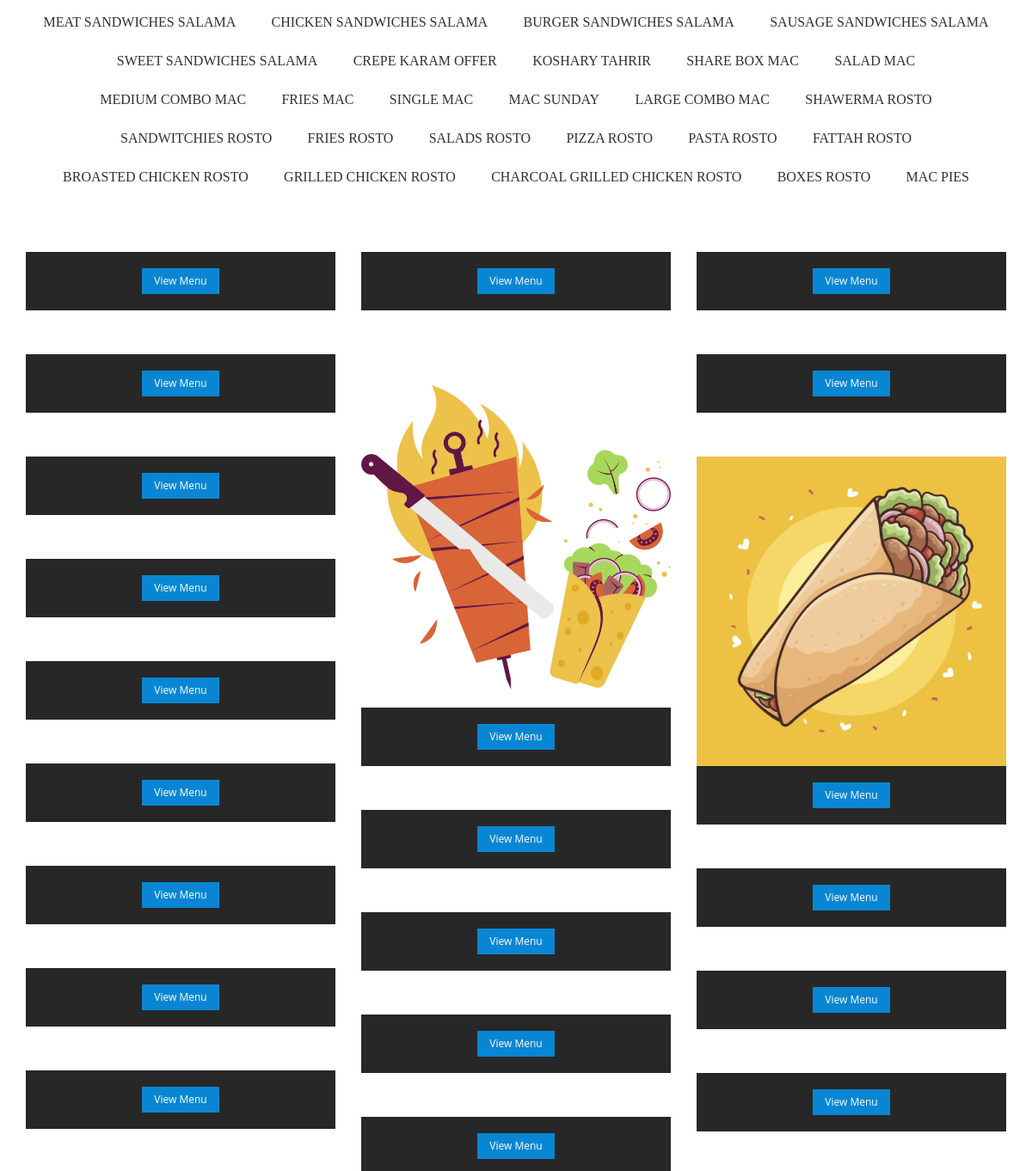
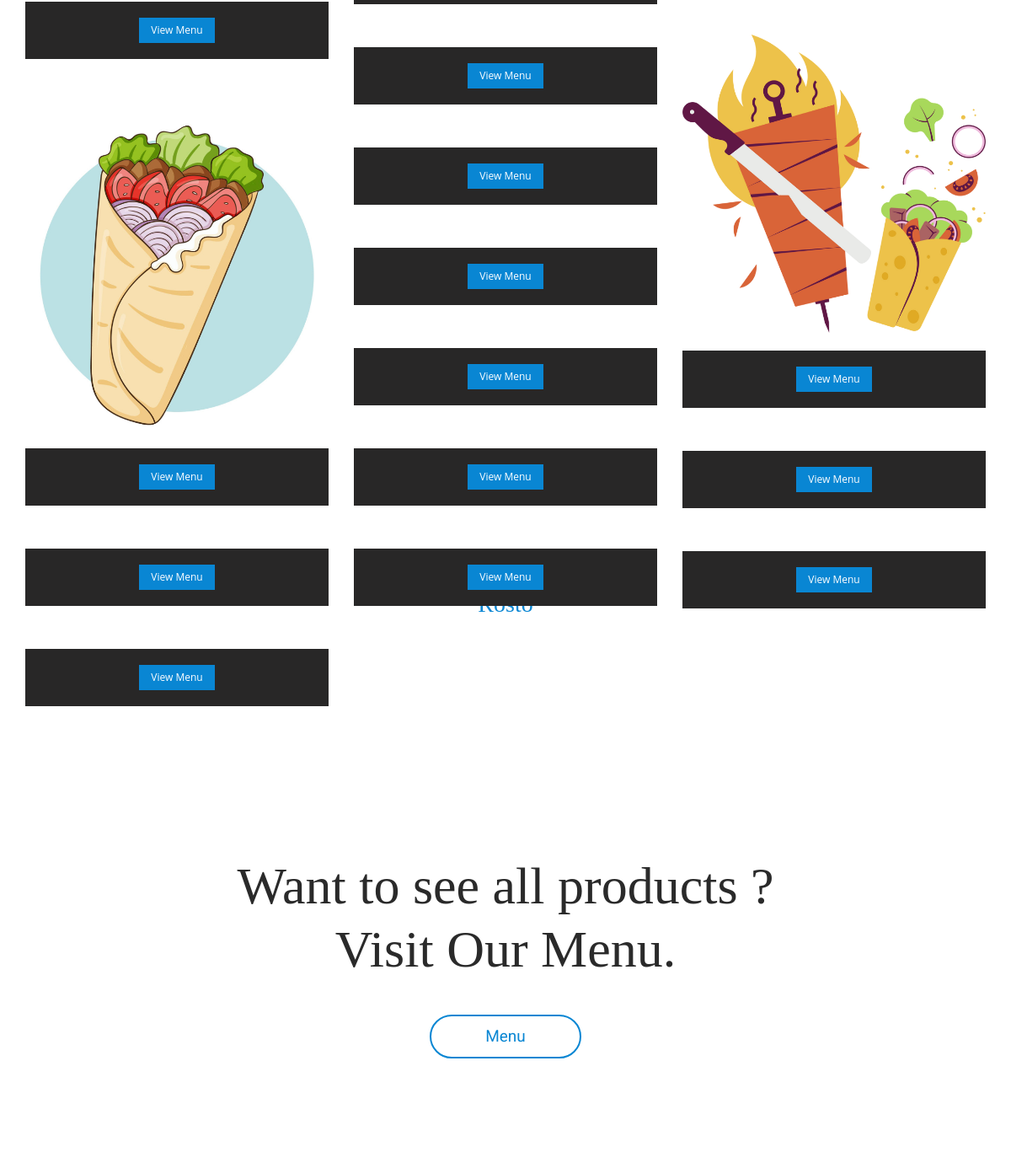
The page /categories (lower part) on the database as committed earlier (2 pictures, top to bottom).
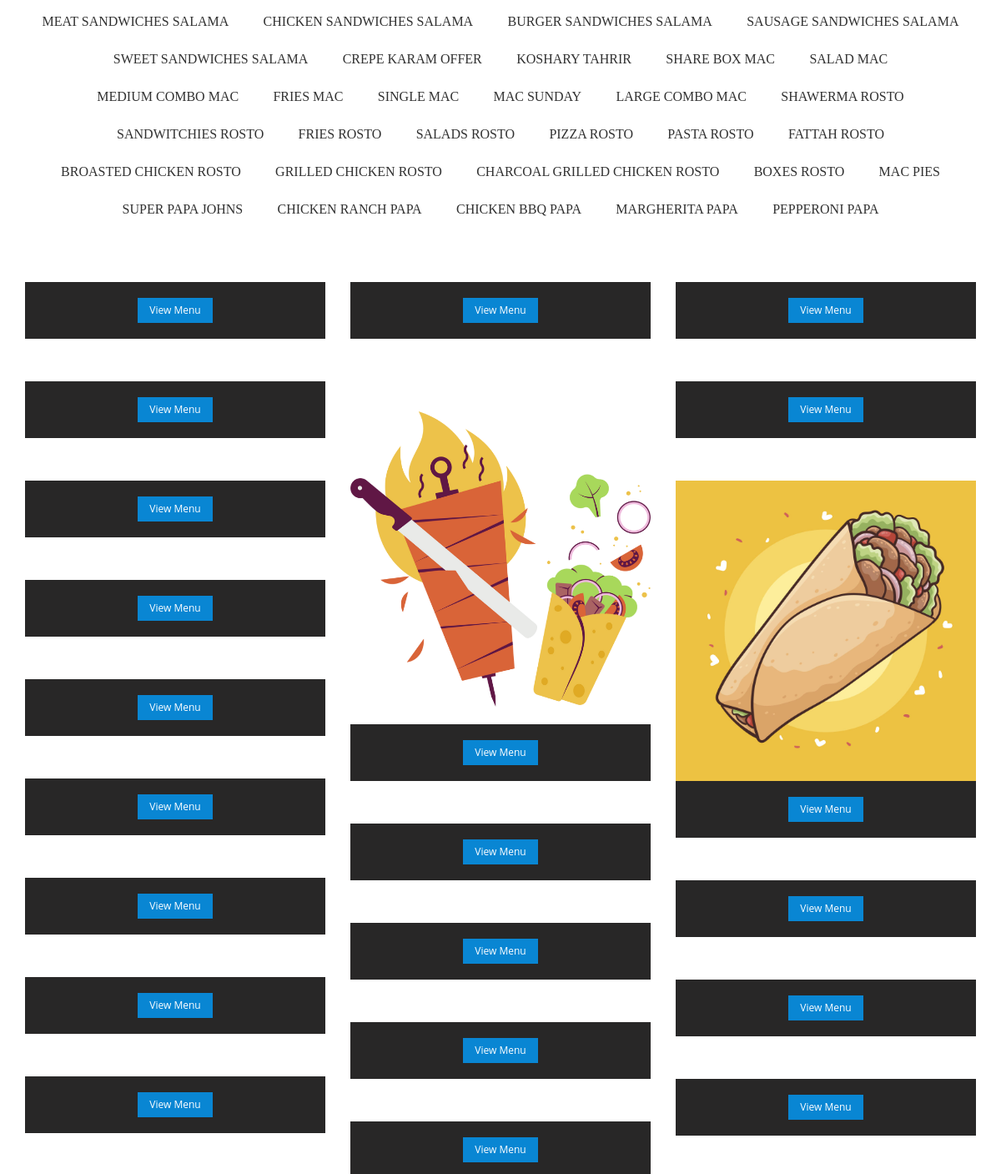
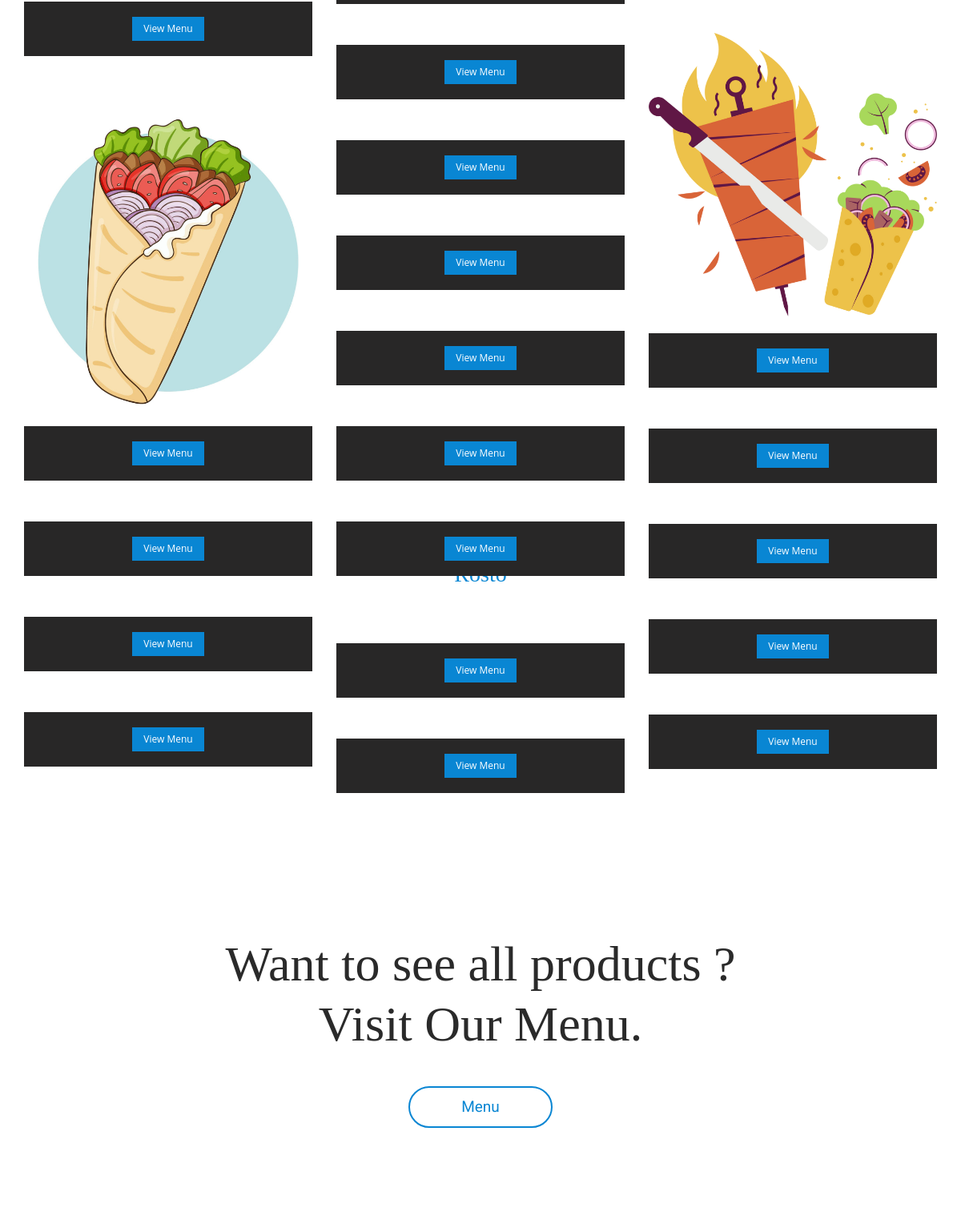
The same page on the database as committed later (2 pictures, top to bottom).
### categories_and_products/models.py (models this page shows, shortened)
class Category(models.Model):
    Category_name = models.CharField(max_length=250,unique = True,)
    display_name =  models.CharField(max_length=250, blank=True,null = True)
    categoryslug = models.SlugField(unique=True, db_index=True,blank=True,null = True)
    image = models.ImageField(
        upload_to="Categories", blank=True,null = True )
    active = models.BooleanField(default=True)
    created = models.DateTimeField(auto_now_add=True)
    Restaurant = models.ForeignKey(
        Restaurant, on_delete=models.CASCADE, blank=True,null= True)
    def get_absolute_url_category(self):
        return reverse('categories_and_products:category_details', args=[self.Restaurant.restaurant_slug] + [self.categoryslug])
    class Meta:
        verbose_name_plural = "Categories"

### categories_and_products/views.py (the view)
# urls.py: path('categories',views.categories,name='categories'),
def categories(request):
    products = Product.objects.filter(
        active=True,
    )
    categories = Category.objects.filter(active=True)
    context = {
        "products": products,
        "categories": categories,
    }
    if request.method == "POST":
        if request.user.is_authenticated:
            pass
        else:
            return redirect("Register_Login:login")
    return render(request, "categories.html", context)

### cart_and_orders/templates/categories.html (shortened to what this page needs)
{% extends "base.html" %}
{% block content %}
{% load static %}
			<div class="our-portfolio">
				<div class="container">
					<div id="filter-for-classicTwo" class="cbp-l-filters-alignCenter filter-menu">
						{% for categories in categories %}
				        <div data-filter=".{{categories.Category_name}} " class="cbp-filter-item">
				            {{categories.Category_name}}
				        </div>
						{% endfor %}
				    </div>
				    <div id="style-grid-two" class="cbp cube-port">
						{% for categories in categories %}
				        <div class="cbp-item graphic {{categories.Category_name}} design">
				        	<div class="cbp-item-wrapper">
					            <div class="cbp-caption">
					                <div class="cbp-caption-defaultWrap">
					                    <img src="{{categories.image.url}}" alt="">
					                </div>
					                <div class="cbp-caption-activeWrap">
					                    <div class="cbp-l-caption-alignCenter">
					                        <div class="cbp-l-caption-body">
					                            <a href="{{categories.get_absolute_url_category}}" class="portfolio-butt">View Menu</a>
												<br>
					                        </div>
					                    </div>
					                </div>
									<center><h4 class="banner-main-title pt-15 pb-45 md-pb-20 wow fadeInUp animated"><span style="color:rgb(9,134,211);" >{{categories.Category_name}}</span></h4></center>
					            </div>
					        </div>
					    </div>
						{% endfor %}
				    </div>
				</div>
			</div>
			<div class="action-banner-one bg-white">
				<div class="theme-title-one">
					<h2 class="main-title">Want to see all products ?<br><i>Visit Our Menu.</i></h2>
				</div>
				<a href="{% url 'categories_and_products:Restaurant_view' %}" class="theme-btn line-button-one button-rose">Menu</a>
			</div>
			{% endblock content %}

### templates/base.html (shortened to what this page needs)
{% load static %}
<!DOCTYPE html>
<html lang="en">
  <head>
    <link
      rel="stylesheet"
      type="text/css"
      href="{% static 'css/style.css' %}"
    />
    <link
      rel="stylesheet"
      type="text/css"
      href="{% static 'css/responsive.css' %}"
    />
  </head>
  <body>
    <div class="main-page-wrapper">
      {% block content %} {% endblock content %}
    </div>
  </body>
</html>

### static/css/responsive.css (style rules this page uses)
@media (min-width: 992px) { .container { padding-right: 0;padding-left: 0; } }

### static/css/framework.css (style rules this page uses)
* { margin:0;padding:0;-webkit-box-sizing: border-box;-moz-box-sizing: border-box;box-sizing: border-box; }
html,body,div,span,applet,object,iframe,h1,h2,h3,h4,h5,h6,p,blockquote,pre,a,abbr,acronym,address,big,cite,code,dfn,em,img,ins,kbd,q,s,samp,small,strike,strong,sub,sup,tt,var,dl,dt,dd,ol,ul,li,fieldset,form,label,legend,table,caption,tbody,tfoot,thead,tr,th,td { vertical-align:baseline;text-decoration:none;margin:0;padding:0; }
a { text-decoration: none; display: inline-block; color: inherit; }
img { max-width: 100%; display: block; }
.pt-15 { padding-top: 15px; }
.pb-45 { padding-bottom: 45px; }

Rows that differ between the two databases and show on the page:
added Category: Category_name "SUPER PAPA JOHNS"
added Category: Category_name "CHICKEN RANCH PAPA"
added Category: Category_name "CHICKEN BBQ PAPA"
added Category: Category_name "MARGHERITA PAPA"
added Category: Category_name "PEPPERONI PAPA"
